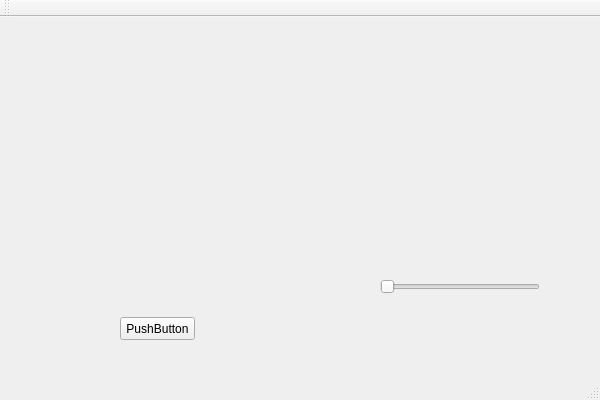
<?xml version="1.0" encoding="UTF-8"?>
<ui version="4.0">
 <class>DiVAsample4Class</class>
 <widget class="QMainWindow" name="DiVAsample4Class">
  <property name="geometry">
   <rect>
    <x>0</x>
    <y>0</y>
    <width>600</width>
    <height>400</height>
   </rect>
  </property>
  <property name="windowTitle">
   <string>DiVAsample4</string>
  </property>
  <widget class="QWidget" name="centralWidget">
   <widget class="QPushButton" name="pushButton">
    <property name="geometry">
     <rect>
      <x>120</x>
      <y>300</y>
      <width>75</width>
      <height>23</height>
     </rect>
    </property>
    <property name="text">
     <string>PushButton</string>
    </property>
   </widget>
   <widget class="QLabel" name="label">
    <property name="geometry">
     <rect>
      <x>50</x>
      <y>40</y>
      <width>261</width>
      <height>241</height>
     </rect>
    </property>
    <property name="autoFillBackground">
     <bool>true</bool>
    </property>
    <property name="text">
     <string/>
    </property>
   </widget>
   <widget class="QSlider" name="horizontalSlider">
    <property name="geometry">
     <rect>
      <x>380</x>
      <y>260</y>
      <width>160</width>
      <height>19</height>
     </rect>
    </property>
    <property name="orientation">
     <enum>Qt::Horizontal</enum>
    </property>
   </widget>
   <widget class="QLabel" name="label_2">
    <property name="geometry">
     <rect>
      <x>440</x>
      <y>300</y>
      <width>46</width>
      <height>13</height>
     </rect>
    </property>
    <property name="text">
     <string/>
    </property>
   </widget>
  </widget>
  <widget class="QMenuBar" name="menuBar">
   <property name="geometry">
    <rect>
     <x>0</x>
     <y>0</y>
     <width>600</width>
     <height>21</height>
    </rect>
   </property>
  </widget>
  <widget class="QToolBar" name="mainToolBar">
   <attribute name="toolBarArea">
    <enum>TopToolBarArea</enum>
   </attribute>
   <attribute name="toolBarBreak">
    <bool>false</bool>
   </attribute>
  </widget>
  <widget class="QStatusBar" name="statusBar"/>
 </widget>
 <layoutdefault spacing="6" margin="11"/>
 <resources>
  <include location="divasample4.qrc"/>
 </resources>
 <connections>
  <connection>
   <sender>horizontalSlider</sender>
   <signal>valueChanged(int)</signal>
   <receiver>label_2</receiver>
   <slot>setNum(int)</slot>
   <hints>
    <hint type="sourcelabel">
     <x>456</x>
     <y>297</y>
    </hint>
    <hint type="destinationlabel">
     <x>460</x>
     <y>341</y>
    </hint>
   </hints>
  </connection>
 </connections>
</ui>
